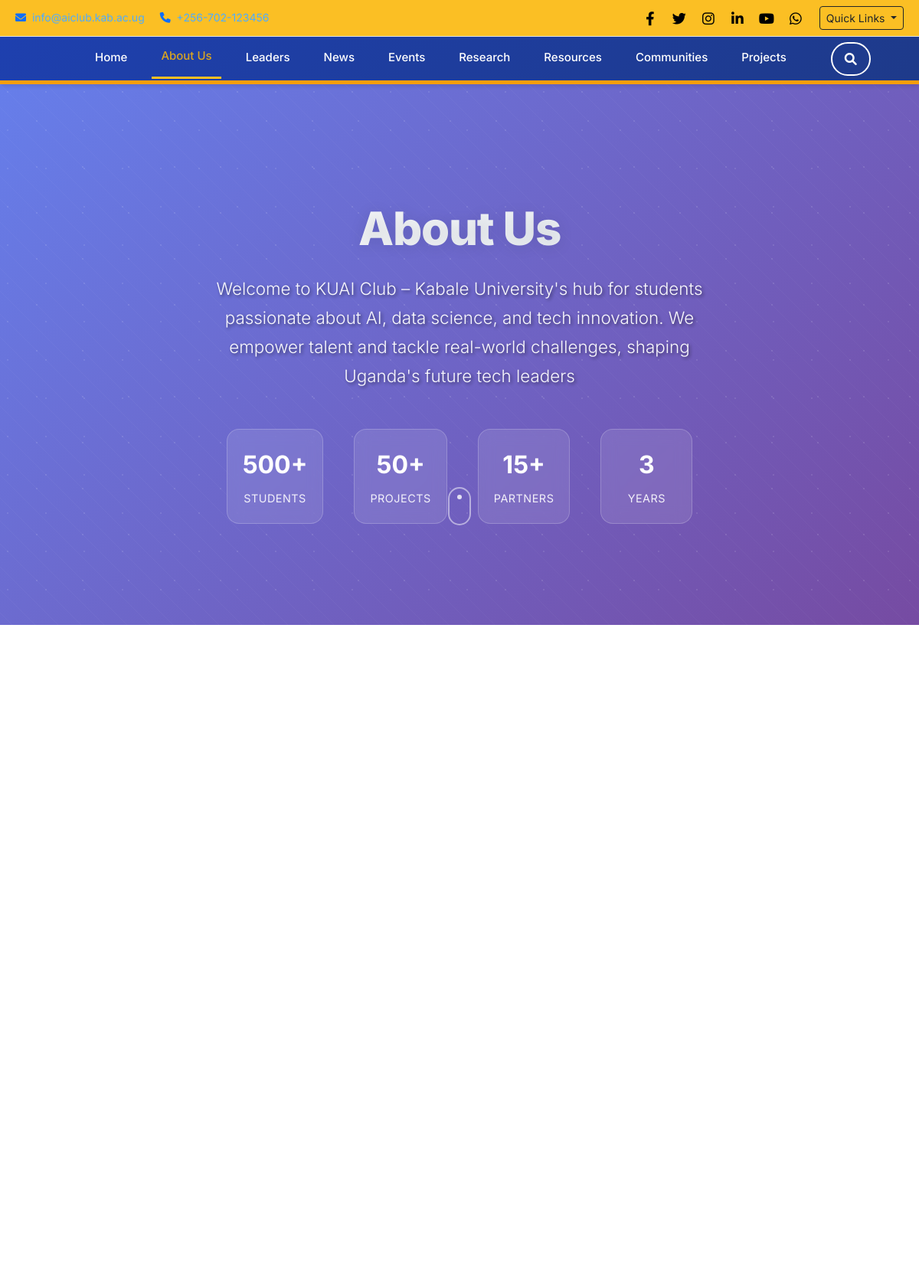
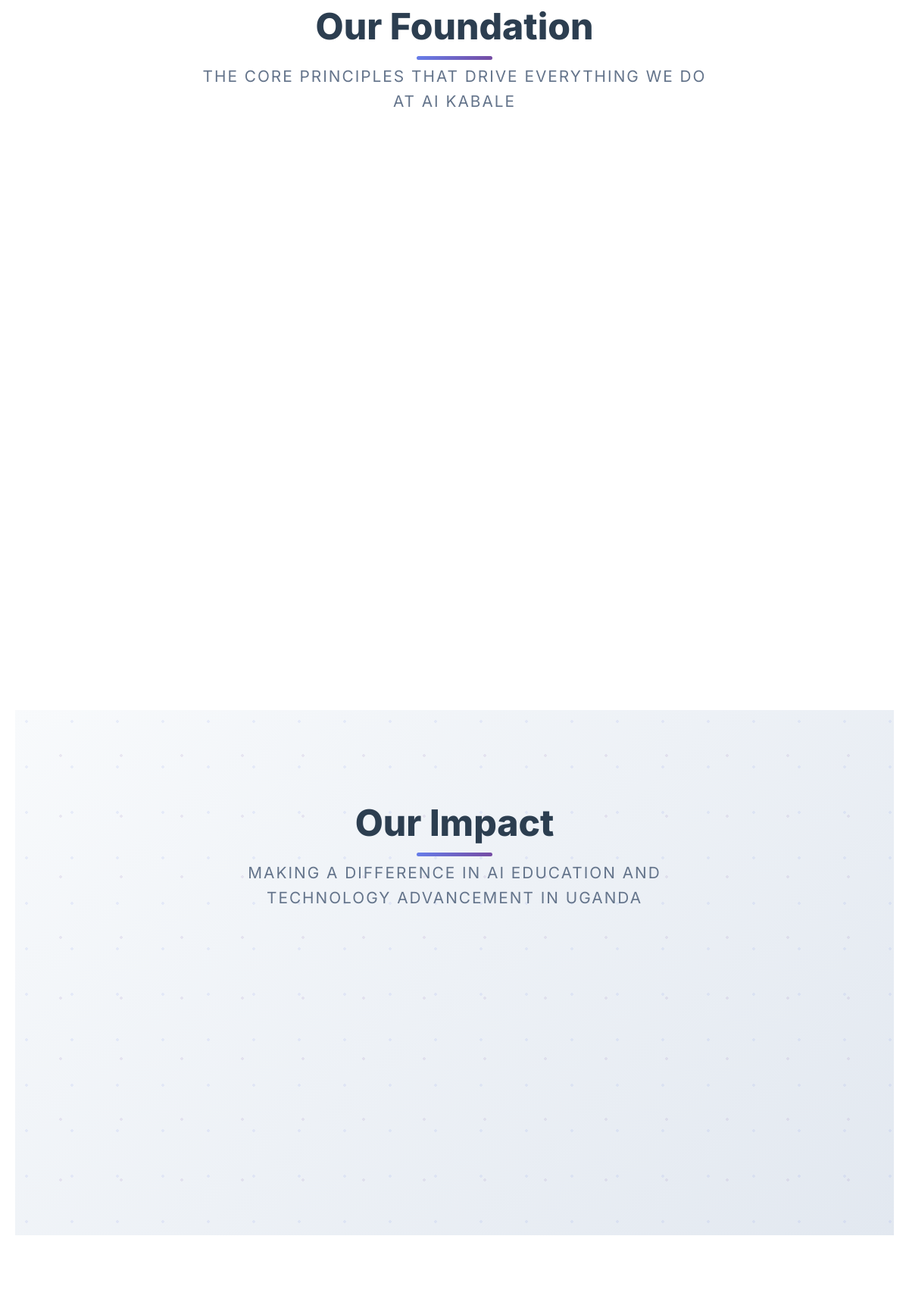
The page /about/ (upper part) on the database its author committed (2 pictures, top to bottom).
### kuai_club/models.py (models this page shows, shortened)
class SiteSettings(models.Model):
    site_name = models.CharField(max_length=100, default="Kabale University's AI Club")
    site_description = models.TextField(default="Join Kabale University's AI Club and start building the future — today.")
    site_keywords = models.CharField(max_length=255, blank=True)
    site_tagline = models.CharField(max_length=255, default="Empowering Minds, Transforming Futures")
    quick_links = models.JSONField(default=list, blank=True, help_text="List of quick links in JSON format. Example: [{'name': 'Home', 'url': '/home'}, {'name': 'About Us', 'url': '/about'}]")  # FIXED: changed from CharField to JSONField for better structure
    background_image = models.ImageField(upload_to='backgrounds/', blank=True, null=True, help_text="Background image for the site. Recommended size: 1920x1080px")
    logo = models.ImageField(upload_to='logos/', blank=True, null=True, help_text="Recommended size: 200x200px")
    favicon = models.ImageField(upload_to='favicons/', blank=True, null=True, help_text="Recommended size: 32x32px")
    primary_color = models.CharField(max_length=7, default="#1e3a8a", help_text="Hex color code for primary theme color")  # FIXED typo: CahrField → CharField
    secondary_color = models.CharField(max_length=7, default="#f59e0b", help_text="Hex color code for secondary theme color")  # FIXED typo: CahrField → CharField
    contact_email = models.EmailField(max_length=254, default="info@example.com", help_text="Primary contact email")
    contact_phone = models.CharField(max_length=20, default="+256-456-7890", help_text="Primary phone number")
    contact_address = models.TextField(default="Kampala, Uganda", help_text="Physical address")  # FIXED: added 'default' instead of wrongly placed argument
    portal_url = models.URLField(max_length=200, blank=True, null=True, help_text="User portal URL")
    facebook_url = models.URLField(max_length=200, blank=True, null=True)
    twitter_url = models.URLField(max_length=200, blank=True, null=True)
    instagram_url = models.URLField(max_length=200, blank=True, null=True)
    linkedin_url = models.URLField(max_length=200, blank=True, null=True)
    youtube_url = models.URLField(max_length=200, blank=True, null=True)
    github_url = models.URLField(max_length=200, blank=True, null=True)
    tiktok_url = models.URLField(max_length=200, blank=True, null=True)
    whatsapp_url = models.URLField(max_length=200, blank=True, null=True)
    telegram_url = models.URLField(max_length=200, blank=True, null=True)
    working_hours = models.CharField(max_length=100, default="Mon-Fri: 9:00 AM - 5:00 PM")
    privacy_policy_url = models.URLField(max_length=200, blank=True, null=True)
    terms_of_service_url = models.URLField(max_length=200, blank=True, null=True)
    enable_sitemap = models.BooleanField(default=True)
    enable_cookies = models.BooleanField(default=True)
    enable_captcha = models.BooleanField(default=True)
    enable_social_login = models.BooleanField(default=True)
    enable_two_factor_auth = models.BooleanField(default=False)
    enable_dark_mode = models.BooleanField(default=False)
    enable_search = models.BooleanField(default=True)
    enable_search_suggestions = models.BooleanField(default=True)
    enable_user_profiles = models.BooleanField(default=True)
    enable_user_roles = models.BooleanField(default=True)
    enable_content_moderation = models.BooleanField(default=True)
    google_analytics_id = models.CharField(max_length=20, blank=True, null=True)
    google_tag_manager_id = models.CharField(max_length=20, blank=True, null=True)
    google_adsense_id = models.CharField(max_length=20, blank=True, null=True)
    google_maps_api_key = models.CharField(max_length=50, blank=True, null=True)
    is_maintenance_mode = models.BooleanField(default=False)
    maintenance_message = models.TextField(blank=True, null=True)
    maintenance_image = models.ImageField(upload_to='maintenance/', blank=True, null=True)
    created_at = models.DateTimeField(auto_now_add=True)
    updated_at = models.DateTimeField(auto_now=True)
    class Meta:
        verbose_name = "Site Settings"
        verbose_name_plural = "Site Settings"
        ordering = ['-created_at']

class Aboutus(models.Model):
    title = models.CharField(max_length=100, default="About Us")
    slug = models.SlugField(unique=True, blank=True)
    content = models.TextField(default="Welcome to our education platform...")
    image = models.ImageField(upload_to='about/', blank=True, null=True)
    mission = models.TextField()
    mission_image = models.ImageField(upload_to='about/', blank=True, null=True)
    vision = models.TextField()
    vision_image = models.ImageField(upload_to='about/', blank=True, null=True)
    objectives = models.TextField(help_text="Provide a general overview of objectives.")
    who_we_are_title = models.CharField(max_length=100, default="Who We Are")
    who_we_are_description = models.TextField(blank=True, null=True)
    who_we_are_image = models.ImageField(upload_to='about/', blank=True, null=True)
    why_exist_title = models.CharField(max_length=100, default="Why We Exist")
    why_exist_description = models.TextField(blank=True, null=True)
    impact_subtitle = models.CharField(max_length=255, default="Making a difference in AI education and technology advancement in Uganda")
    impact_stat_1_label = models.CharField(max_length=100, default="Students Empowered")
    impact_stat_1_value = models.CharField(max_length=50, default="1000+")
    impact_stat_2_label = models.CharField(max_length=100, default="AI Projects Completed")
    impact_stat_2_value = models.CharField(max_length=50, default="75+")
    impact_stat_3_label = models.CharField(max_length=100, default="Partner Organizations")
    impact_stat_3_value = models.CharField(max_length=50, default="25+")
    impact_stat_4_label = models.CharField(max_length=100, default="Years of Innovation")
    impact_stat_4_value = models.CharField(max_length=50, default="5")
    created_at = models.DateTimeField(auto_now_add=True)
    updated_at = models.DateTimeField(auto_now=True)
    class Meta:
        verbose_name = "About Us"
        verbose_name_plural = "About Us"
    @classmethod
    def get_instance(cls):
        return cls.objects.get_or_create(pk=1)[0]

### kuai_club/views.py (the view)
# urls.py: path('about/', views.AboutView.as_view(), name='about'),
class AboutView(TemplateView):
    template_name = 'kuai_club/about.html'  # Adjust if your template path differs
    def get_context_data(self, **kwargs):
        context = super().get_context_data(**kwargs)
        try:
            context['about'] = Aboutus.get_instance()
        except Aboutus.DoesNotExist:
            return render(self.request, '404.html', status=404)
        return context

### kuai_club/templates/kuai_club/about.html (shortened to what this page needs)
{% extends "layouts/base.html" %}
{% load static %}
{% block content %}
<div class="about-hero">
    <div class="container">
        <div class="hero-content">
            <h1>{{ about.title|default:"About AI Kabale" }}</h1>
            <p class="hero-subtitle">
                {{ about.content|default:"Empowering the future through artificial intelligence education and innovation. We are building Uganda's next generation of AI leaders and innovators." }}
            </p>
            <div class="hero-stats">
                <div class="hero-stat">
                    <span class="hero-stat-number">{{ about.hero_stat_1_value|default:"500+" }}</span>
                    <span class="hero-stat-label">{{ about.hero_stat_1_label|default:"Students" }}</span>
                </div>
                <div class="hero-stat">
                    <span class="hero-stat-number">{{ about.hero_stat_2_value|default:"50+" }}</span>
                    <span class="hero-stat-label">{{ about.hero_stat_2_label|default:"Projects" }}</span>
                </div>
                <div class="hero-stat">
                    <span class="hero-stat-number">{{ about.hero_stat_3_value|default:"15+" }}</span>
                    <span class="hero-stat-label">{{ about.hero_stat_3_label|default:"Partners" }}</span>
                </div>
                <div class="hero-stat">
                    <span class="hero-stat-number">{{ about.hero_stat_4_value|default:"3" }}</span>
                    <span class="hero-stat-label">{{ about.hero_stat_4_label|default:"Years" }}</span>
                </div>
            </div>
        </div>
        <div class="scroll-indicator"></div>
    </div>
</div>
<div class="about-content">
    <div class="container">
        <div class="dual-section" id="who-we-are">
        </div>
        <div class="foundation-section">
            <div class="section-header">
                <h2 class="section-title">Our Foundation</h2>
                <p class="section-subtitle">
                    The core principles that drive everything we do at AI Kabale
                </p>
            </div>
            <div class="mvv-grid" id="mission">
            </div>
        </div>
        <div class="impact-section">
            <div class="container">
                <div class="section-header">
                    <h2 class="section-title" style="color: #2c3e50;">Our Impact</h2>
                    <p class="section-subtitle">
                        {{ about.impact_subtitle|default:"Making a difference in AI education and technology advancement in Uganda" }}
                    </p>
                </div>
                <div class="stats-grid">
                </div>
            </div>
        </div>
    </div>
</div>
{% endblock %}

### kuai_club/templates/layouts/base.html (shortened to what this page needs)
{% load static %}
<!DOCTYPE html>
<html lang="en">
<head>
    <link href="https://cdn.jsdelivr.net/npm/bootstrap@5.3.0/dist/css/bootstrap.min.css" rel="stylesheet" />
    <link href="https://cdnjs.cloudflare.com/ajax/libs/font-awesome/6.5.0/css/all.min.css" rel="stylesheet" />
    <link rel="stylesheet" href="{% static 'kuai_club/css/style.css' %}">
    <link rel="stylesheet" href="{% static 'kuai_club/css/hero_section.css' %}">
    <link rel="stylesheet" href="{% static 'kuai_club/css/aboutOverview.css' %}">
    <link rel="stylesheet" href="{% static 'kuai_club/css/projects.css' %}">
    <link rel="stylesheet" href="{% static 'kuai_club/css/Events.css' %}">
    <link rel="stylesheet" href="{% static 'kuai_club/css/leaders.css' %}">
    <link rel="stylesheet" href="{% static 'kuai_club/css/News.css' %}">
    <link rel="stylesheet" href="{% static 'kuai_club/css/gallery.css' %}">
    <link rel="stylesheet" href="{% static 'kuai_club/css/partners.css' %}">
    <link rel="stylesheet" href="{% static 'kuai_club/css/contact.css' %}">
</head>
<body>
<div class="top_site_content py-2">
    <div class="container">
        <div class="row align-items-center">
            <div class="col-md-6 text-start">
                {% if site_settings.contact_email %}
                    <span>
                        <i class="fa-solid fa-envelope me-1 text-primary"></i>
                        <a href="mailto:{{ site_settings.contact_email }}" class="contact-link text-primary">{{ site_settings.contact_email }}</a>
                    </span>
                {% endif %}
                {% if site_settings.contact_phone %}
                    <span class="ms-3">
                        <i class="fa-solid fa-phone me-1 text-primary"></i>
                        <a href="tel:{{ site_settings.contact_phone }}" class="contact-link text-primary">{{ site_settings.contact_phone }}</a>
                    </span>
                {% endif %}
            </div>
            <div class="col-md-6 d-flex justify-content-end align-items-center gap-3">
                <div class="social-media-links d-flex align-items-center gap-2">
                    {% if site_settings.facebook_url %}
                        <a href="{{ site_settings.facebook_url }}" target="_blank" class="text-black social-link"><i class="fab fa-facebook-f"></i></a>
                    {% endif %}
                    {% if site_settings.twitter_url %}
                        <a href="{{ site_settings.twitter_url }}" target="_blank" class="text-black social-link"><i class="fab fa-twitter"></i></a>
                    {% endif %}
                    {% if site_settings.instagram_url %}
                        <a href="{{ site_settings.instagram_url }}" target="_blank" class="text-black social-link"><i class="fab fa-instagram"></i></a>
                    {% endif %}
                    {% if site_settings.linkedin_url %}
                        <a href="{{ site_settings.linkedin_url }}" target="_blank" class="text-black social-link"><i class="fab fa-linkedin-in"></i></a>
                    {% endif %}
                    {% if site_settings.youtube_url %}
                        <a href="{{ site_settings.youtube_url }}" target="_blank" class="text-black social-link"><i class="fab fa-youtube"></i></a>
                    {% endif %}
                    {% if site_settings.whatsapp_url %}
                        <a href="{{ site_settings.whatsapp_url }}" target="_blank" class="text-black social-link"><i class="fab fa-whatsapp"></i></a>
                    {% endif %}
                </div>
                {% if site_settings.quick_links %}
                <div class="dropdown">
                    <a href="#" class="btn btn-sm btn-outline-dark dropdown-toggle" data-bs-toggle="dropdown" >
                        Quick Links
                    </a>
                </div>
                {% endif %}
            </div>
        </div>
    </div>
</div>
<nav class="navbar navbar-expand-lg navbar-dark bg-primary sticky-top">
    <div class="container-fluid">
        <div class="collapse navbar-collapse justify-content-center" id="navbarNav">
            <ul class="navbar-nav d-flex flex-row">
                <li class="nav-item">
                    <a class="nav-link {% if request.resolver_match.url_name == 'index' %}active{% endif %}" href="{% url 'kuai_club:home' %}">Home</a>
                </li>
                <li class="nav-item nav-hover-content" data-hover-target="about-content">
                    <a href="{% url 'kuai_club:about' %}" class="nav-link">About Us</a>
                </li>
                <li class="nav-item nav-hover-content" data-hover-target="leaders-content">
                    <a href="#" class="nav-link">Leaders</a>
                </li>
               <li class="nav-item nav-hover-content" data-hover-target="news-content">
                    <a href="#news-section" class="nav-link">News</a>
                </li>
                <li class="nav-item nav-hover-content" data-hover-target="events-content">
                    <a href="#event-section" class="nav-link">Events</a>
                </li>
                <li class="nav-item nav-hover-content" data-hover-target="research-content">
                   <a href="{% url 'kuai_club:research_page' research.0.id%}" class="nav-link">Research</a>
                </li>
                <li class="nav-item nav-hover-content" data-hover-target="resource-content">
                    <a href="#" class="nav-link">Resources</a>
                </li>
                <li class="nav-item nav-hover-content" data-hover-target="community-content">
                    <a href="#" class="nav-link">Communities </a>
                </li>
                <li class="nav-item nav-hover-content" data-hover-target="projects-content">
                    <a href="#projects-section" class="nav-link">Projects</a>
                </li>
                <li class="nav-item">
                    <button class="btn btn-outline-light ms-3" type="button" data-bs-toggle="modal" data-bs-target="#searchModal">
                        <i class="fas fa-search"></i>
                    </button>
                </li>
            </ul>
        </div>
    </div>
</nav>
<div class="page-content">
    {% block content %}{% endblock %}
    {% include 'layouts/footer.html' %}
</div>
</body>
</html>

### rows shown on the page
SiteSettings: contact_email "info@aiclub.kab.ac.ug", contact_phone "+256-702-123456"
Aboutus: title "About Us", content "Welcome to KUAI Club – Kabale University's hub for students passionate about AI, data science, and tech innovation. We empower talent and tackle real-world challenges, shaping Uganda's future tech leaders", impact_subtitle "MAKING A DIFFERENCE IN AI EDUCATION AND TECHNOLOGY ADVANCEMENT IN UGANDA"

### other values the page prints
{{ about.hero_stat_1_value|default:"500+" }} "500+"
{{ about.hero_stat_1_label|default:"Students" }} "STUDENTS"
{{ about.hero_stat_2_value|default:"50+" }} "50+"
{{ about.hero_stat_2_label|default:"Projects" }} "PROJECTS"
{{ about.hero_stat_3_value|default:"15+" }} "15+"
{{ about.hero_stat_3_label|default:"Partners" }} "PARTNERS"
{{ about.hero_stat_4_value|default:"3" }} "3"
{{ about.hero_stat_4_label|default:"Years" }} "YEARS"
